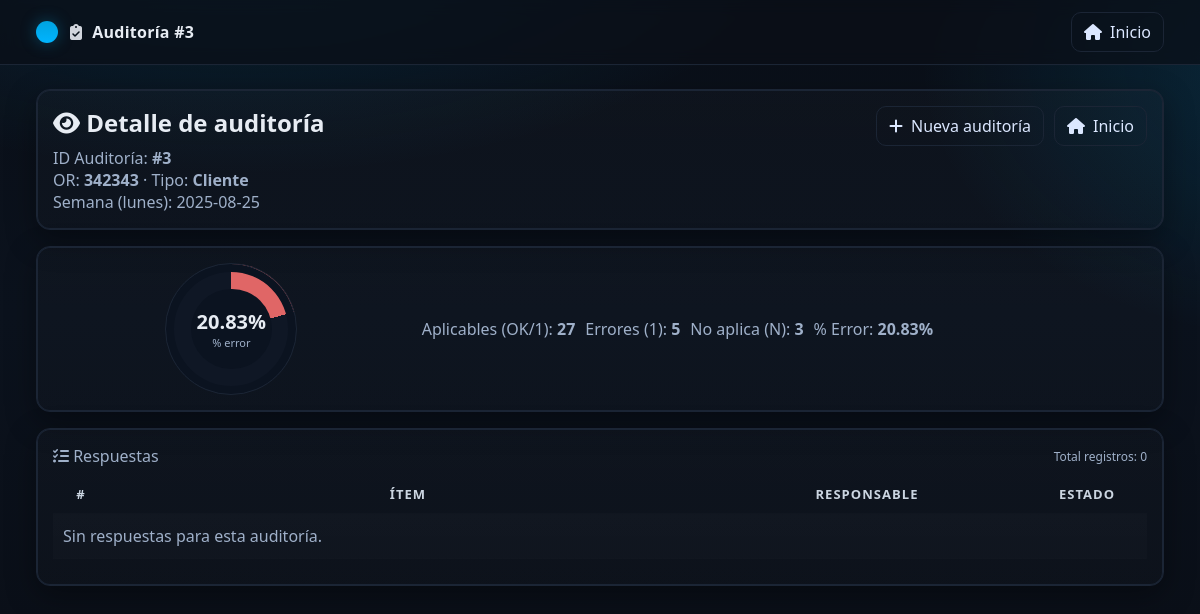
/view_audit.php?id=3, run on the app's committed database.
### tables this page shows
CREATE TABLE `audits` (
  `id` int(11) NOT NULL,
  `order_id` int(11) NOT NULL,
  `audited_at` datetime NOT NULL DEFAULT current_timestamp(),
  `total_items` int(11) NOT NULL DEFAULT 0,
  `errors_count` int(11) NOT NULL DEFAULT 0,
  `not_applicable_count` int(11) NOT NULL DEFAULT 0,
  `error_percentage` decimal(5,2) NOT NULL DEFAULT 0.00
);

CREATE TABLE `orders` (
  `id` int(11) NOT NULL,
  `order_number` varchar(50) NOT NULL,
  `order_type` enum('cliente','garantia','interna') NOT NULL,
  `auditor` varchar(100) DEFAULT NULL,
  `week_date` date DEFAULT NULL,
  `notes` text DEFAULT NULL,
  `created_at` timestamp NOT NULL DEFAULT current_timestamp()
);

### public/view_audit.php (the view, shortened to what this page needs)
<?php
$pdo = db();
function h($s){ return htmlspecialchars((string)$s, ENT_QUOTES, 'UTF-8'); }
$auditId = isset($_GET['id']) ? (int)$_GET['id'] : 0;
$errMsg = null;
$hdr = null;
$rows = [];
$app = $err = $na = 0;
$pct = 0.0;
if ($auditId <= 0) {
  $errMsg = 'Falta el parámetro ?id de la auditoría.';
} else {
  try {
    $stmt = $pdo->prepare("
      SELECT
        a.id,
        a.order_id,
        a.total_items,
        a.errors_count,
        a.not_applicable_count,
        a.error_percentage,
        o.order_number,
        o.order_type,
        o.week_date
      FROM audits a
      JOIN orders o ON o.id = a.order_id
      WHERE a.id = :id
      LIMIT 1
    ");
    $stmt->execute([':id' => $auditId]);
    $hdr = $stmt->fetch(PDO::FETCH_ASSOC);
    if (!$hdr) {
      $errMsg = 'La auditoría no existe (id inválido).';
    } else {
      $stmt2 = $pdo->prepare("
        SELECT
          aa.item_id,
          aa.value,
          aa.responsable_text,
          COALESCE(aa.question_text, ci.question) AS question,
          ci.item_order
        FROM audit_answers aa
        LEFT JOIN checklist_items ci ON ci.id = aa.item_id
        WHERE aa.audit_id = :id
        ORDER BY ci.item_order ASC, aa.item_id ASC
      ");
      $stmt2->execute([':id' => $auditId]);
      $rows = $stmt2->fetchAll(PDO::FETCH_ASSOC);
      $app = (int)($hdr['total_items'] ?? 0);
      $err = (int)($hdr['errors_count'] ?? 0);
      $na  = (int)($hdr['not_applicable_count'] ?? 0);
      $pct = (float)($hdr['error_percentage'] ?? 0);
    }
  } catch (Throwable $e) {
    $errMsg = 'Error al leer la auditoría: ' . $e->getMessage();
  }
}
?>
<!doctype html>
<html lang="es">
<head>
  <link href="https://cdnjs.cloudflare.com/ajax/libs/font-awesome/6.5.2/css/all.min.css" rel="stylesheet">
</head>
<body>
  <div class="appbar">
    <div class="appbar-inner">
      <div class="dot"></div>
      <div class="brand">
        <i class="fa-solid fa-clipboard-check"></i>
        <span><?= $hdr ? 'Auditoría #'.(int)$hdr['id'] : 'Ver auditoría' ?></span>
      </div>
      <a class="btn" href="index.php"><i class="fa-solid fa-house"></i> Inicio</a>
    </div>
  </div>
  <div class="wrap">
    <?php if ($errMsg): ?>
      <div class="card">
        <h2 style="margin:0 0 6px">No se pudo mostrar</h2>
        <p class="muted" style="margin:0 0 12px"><?= $errMsg ?></p>
        <div style="display:flex; gap:10px; flex-wrap:wrap">
          <a class="btn" href="index.php"><i class="fa-solid fa-house"></i> Inicio</a>
        </div>
      </div>
    <?php else: ?>
      <?php
        $typeMap = ['cliente'=>'Cliente','garantia'=>'Garantía','interna'=>'Interna'];
        $typeLabel = $typeMap[$hdr['order_type']] ?? ucfirst((string)$hdr['order_type']);
      ?>
      <div class="card grid">
        <div class="col-6">
          <h2 style="margin:0 0 8px"><i class="fa-solid fa-eye"></i> Detalle de auditoría</h2>
          <p class="muted" style="margin:0">ID Auditoría: <b>#<?= (int)$hdr['id'] ?></b></p>
          <p class="muted" style="margin:0">OR: <b><?= h($hdr['order_number']) ?></b> · Tipo: <b><?= h($typeLabel) ?></b></p>
          <p class="muted" style="margin:0">Semana (lunes): <?= h($hdr['week_date']) ?></p>
        </div>
        <div class="col-6" style="display:flex; gap:10px; justify-content:flex-end; align-items:flex-start; flex-wrap:wrap">
          <a class="btn" href="create.php"><i class="fa-solid fa-plus"></i> Nueva auditoría</a>
          <a class="btn" href="index.php"><i class="fa-solid fa-house"></i> Inicio</a>
        </div>
      </div>
      <div class="card grid" style="align-items:center">
        <div class="col-4">
          <div class="donut" id="donutPct">
            <div class="center">
              <div class="big" id="pctTxt"><?= h(number_format($pct,2)) ?>%</div>
              <div class="sub">% error</div>
            </div>
          </div>
        </div>
        <div class="col-8" style="display:flex; gap:10px; flex-wrap:wrap; align-items:center">
          <div class="muted">Aplicables (OK/1): <b id="st-app"><?= (int)$app ?></b></div>
          <div class="muted">Errores (1): <b id="st-err"><?= (int)$err ?></b></div>
          <div class="muted">No aplica (N): <b id="st-na"><?= (int)$na ?></b></div>
          <div class="muted">% Error: <b id="st-pct"><?= h(number_format($pct,2)) ?>%</b></div>
        </div>
      </div>
      <div class="card">
        <div style="display:flex; justify-content:space-between; align-items:center; margin-bottom:8px">
          <div class="muted"><i class="fa-solid fa-list-check"></i> Respuestas</div>
          <div class="muted" style="font-size:12px">Total registros: <?= count($rows) ?></div>
        </div>
        <div style="overflow:auto">
          <table>
            <thead>
              <tr>
                <th style="width:56px">#</th>
                <th>Ítem</th>
                <th style="width:320px">Responsable</th>
                <th style="width:120px">Estado</th>
              </tr>
            </thead>
            <tbody>
              <?php if (!empty($rows)): ?>
                <?php foreach ($rows as $r): ?>
                  <tr>
                    <td class="num"><?= h((string)($r['item_order'] ?? '')) ?></td>
                    <td><?= h($r['question'] ?? '') ?></td>
                    <td><?= h($r['responsable_text'] ?? '') ?></td>
                    <td>
                      <?php
                        $v = strtoupper(trim((string)($r['value'] ?? '')));
                        if ($v === '1'){
                          echo '<span class="badge-err">1</span>';
                        } elseif ($v === 'N'){
                          echo '<span class="badge-na">N</span>';
                        } else {
                          echo '<span class="badge-ok">OK</span>';
                        }
                      ?>
                    </td>
                  </tr>
                <?php endforeach; ?>
              <?php else: ?>
                <tr><td colspan="4" class="muted">Sin respuestas para esta auditoría.</td></tr>
              <?php endif; ?>
            </tbody>
          </table>
        </div>
      </div>
    <?php endif; ?>
  </div>
</body>
</html>

### public/view_audit.php (style rules this page uses)
:root { --bg:#0a0f18; --bg2:#0b121d; --surface:#101826; --surface2:#0f1725; --border:#1b2535; --text:#e7ecf3; --muted:#9fb0c9; --accent:#00A3E0; --accent-2:#00b4ff; --ok-b:#2ea26d; --err-b:#d35b5b; --na-b:#5aa1ff; --sel:#111c2f; --chip:#0c1420; --radius:14px; --ok-c:#2ea26d; --err-c:#e06666; --na-c:#5aa1ff; --bg-donut:#0f1725; }
* { box-sizing:border-box }
body { margin:0; font-family:system-ui, Segoe UI, Roboto, Arial, sans-serif; color:var(--text); background: radial-gradient(1200px 600px at 20% -20%, rgba(0,163,224,.18), transparent 50%), radial-gradient(1000px 700px at 110% 10%, rgba(0,163,224,.18), transparent 40%), linear-gradient(180deg,#0a0f18, #0b121d 50%, #0a0f18 100%); }
a { color:#cfe3ff; text-decoration:none }
.appbar { position:sticky; top:0; z-index:20; background:rgba(10,15,24,.7); backdrop-filter: blur(8px); border-bottom:1px solid var(--border) }
.appbar-inner { width:min(1200px, 94vw); margin:0 auto; padding:12px 0; display:flex; gap:12px; align-items:center }
.dot { width:22px; height:22px; border-radius:999px; background:linear-gradient(180deg,var(--accent),var(--accent-2)); box-shadow:0 0 16px rgba(0,163,224,.35) }
.brand { font-weight:800; letter-spacing:.25px; display:flex; align-items:center; gap:10px }
.brand i { opacity:.9 }
.btn { display:inline-flex; align-items:center; gap:8px; border:1px solid var(--border); color:#dbe7ff; background:transparent; padding:8px 12px; border-radius:10px }
.wrap { width:min(1200px, 94vw); margin:24px auto 40px }
.card { background:linear-gradient(180deg, rgba(255,255,255,.015), rgba(255,255,255,.01)); border:1px solid var(--border); border-radius:14px; box-shadow: 0 10px 30px rgba(0,0,0,.35), inset 0 0 0 1px var(--border); padding:16px; margin:16px 0 }
.grid { display:grid; gap:12px; grid-template-columns:repeat(12,1fr) }
.col-4 { grid-column:span 4 }
.col-6 { grid-column:span 6 }
.col-8 { grid-column:span 8 }
.muted { color:var(--muted) }
table { width:100%; border-collapse:separate; border-spacing:0 10px }
thead th { font-size:13px; color:#cbd5e1; text-transform:uppercase; letter-spacing:.08em; padding:0 10px }
tbody tr { background:linear-gradient(180deg, rgba(255,255,255,.015), rgba(255,255,255,.01)); border:1px solid var(--border); border-radius:12px; overflow:hidden; }
tbody td { padding:12px 10px; vertical-align:middle }
.donut { position:relative; width:132px; aspect-ratio:1/1; border-radius:50%; background: conic-gradient(var(--bg-donut) 0 100%); display:flex; align-items:center; justify-content:center; margin:auto; border:1px solid var(--border); box-shadow: inset 0 0 0 8px #0b1320; }
.donut .center { position:absolute; width:62%; height:62%; border-radius:50%; background:#0b1320; display:flex; align-items:center; justify-content:center; flex-direction:column; text-align:center; padding:6px; }
.donut .big { font-size:20px; font-weight:800; }
.donut .sub { font-size:11px; color:#9fb0c9 }

### data on the page
audits: id "3", order.order_number "342343", order.order_type "Cliente", order.week_date "2025-08-25", error_percentage "20.83", total_items "27", errors_count "5", not_applicable_count "3"

### other printed values
count($rows) "0"
